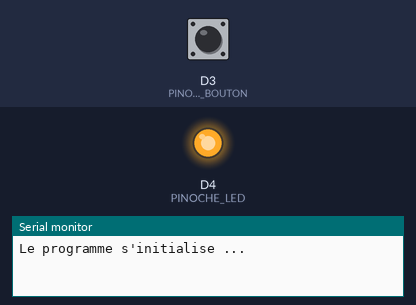
The sketch below on a simulated ESP8266 (NodeMCU). On the bench: output pins drawn as LEDs (lit = HIGH), the last lines printed to the serial monitor. Dashed ring = blinking. Inputs (shaded band) come from the test bench; at power-on: D3 (PINOCHE_BOUTON) HIGH.

Above: at 1.2 s.
1.3 s: D3 (PINOCHE_BOUTON) driven LOW
At 2.5 s:
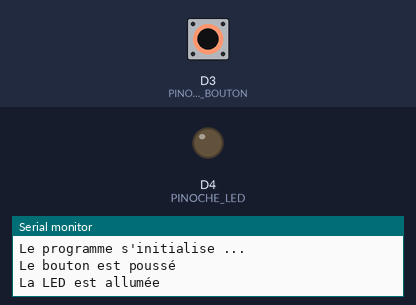
2.8 s: D3 (PINOCHE_BOUTON) driven HIGH
4.3 s: D3 (PINOCHE_BOUTON) pulsed LOW 5 times (0.12 s each, 0.3 s apart)
At 4.45 s:
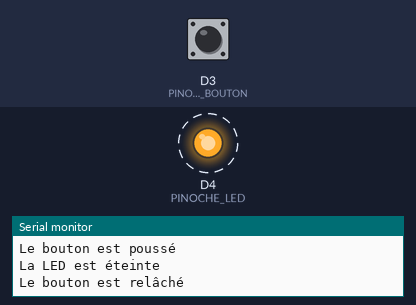
Timing chart, 0 to 7.3 s (numbered marks = the images above; inputs shaded):
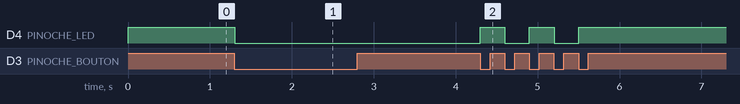

Measured:
- after the input at 1.3 s, D4 (PINOCHE_LED): HIGH → LOW at once
- after the input at 4.3 s, D4 (PINOCHE_LED): alternates HIGH for 0.30 s and LOW for 0.30 s, 5 changes in all, then stays HIGH, starting at once

The sketch:

05-TestTrace.ino
```cpp
// (licence header left out)
#define PINOCHE_BOUTON D3                                   // Entrée ESP du bouton
#define PINOCHE_LED D4                                      // Sortie ESP de la LED
#define BOUTON_MODE INPUT                                   // Mode de la pinoche du bouton
#define BOUTON_RELACHE HIGH                                 // Le bouton est relâché
#define BOUTON_POUSSE LOW                                   // Le bouton est poussé
#define ALLUME_LED LOW                                      // LED allumée à l'état BAS
#define ETEINS_LED HIGH                                     // LED éteinte à l'état HAUT

// Variables
int etatBoutonPrecedent = BOUTON_RELACHE;                   // État précédent du bouton
int etatLed = ETEINS_LED;                                   // État initial de la LED
int etatBouton = 0;                                         // État actuel du bouton

// Initialisation au lancement du programme
void setup() {
    Serial.begin(74880);                                    // Initialise le port série à 74880 bds (~ 7.500 caractères par seconde)
    Serial.println("Le programme s'initialise ...");
    digitalWrite(PINOCHE_LED, ETEINS_LED);                  // Éteins la LED
    pinMode(PINOCHE_LED, OUTPUT);                           // Définit la pinoche de la LED en sortie
    pinMode(PINOCHE_BOUTON, BOUTON_MODE);                   // Définit la pinoche du bouton en entrée, avec tirage à l'état haut
}

// Boucle permanente
void loop() {
    etatBouton = digitalRead(PINOCHE_BOUTON);               // Lecture de l'état du bouton

    if (etatBouton != etatBoutonPrecedent) {                // Est-ce que l'état du bouton a changé depuis la dernière lecture ?
        if (etatBouton == BOUTON_POUSSE) {                  // Oui, est-ce que le bouton est pressé maintenant ?
            Serial.println("Le bouton est poussé");         // Tracer l'état du bouton
            etatLed = ! etatLed;                            // Oui, inverser l'état de la LED
            digitalWrite(PINOCHE_LED, etatLed);             // Écrire le nouvel état de la LED
            if (etatLed == ALLUME_LED) {                    // Est-ce que la LED est allumée ?
                Serial.println("La LED est allumée");
            } else {
                Serial.println("La LED est éteinte");
            }
        } else {
            Serial.println("Le bouton est relâché");        // Tracer l'état du bouton
        }
        etatBoutonPrecedent = etatBouton;                   // Mémoriser le dernier état du bouton
    }
}
```
